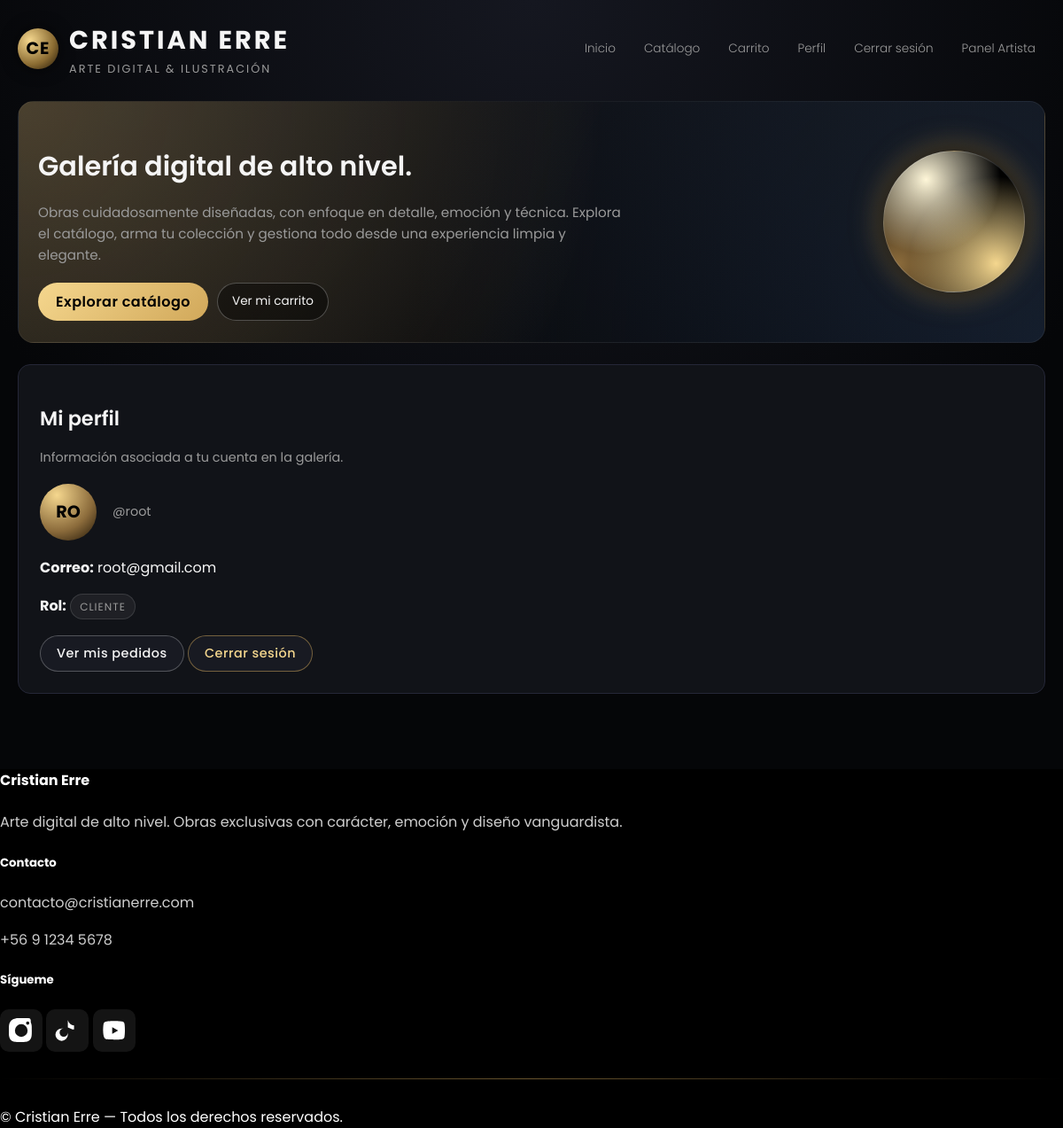
Page /usuarios/perfil/ (signed in) on the committed database.
### usuarios/models.py (models this page shows, shortened)
class Usuario(AbstractUser):
    class Roles(models.TextChoices):
        ADMIN = 'ADMIN', 'Administrador'
        CLIENTE = 'CLIENTE', 'Cliente'
    email = models.EmailField('correo electrónico', unique=True)
    rol = models.CharField(
        max_length=20,
        choices=Roles.choices,
        default=Roles.CLIENTE,
        verbose_name='rol'
    )

### usuarios/views.py (the view)
# urls.py: path("perfil/", views.perfil_view, name="perfil"),
@login_required
def perfil_view(request):
    usuario = request.user
    return render(request, 'usuarios/perfil.html', {'usuario': usuario})

### usuarios/templates/usuarios/perfil.html (shortened to what this page needs)
{% extends 'core/base.html' %}
{% block content %}
<div class="card">
    <h2 class="page-title">Mi perfil</h2>
    <p class="page-subtitle">Información asociada a tu cuenta en la galería.</p>
    <div style="display:flex; align-items:center; gap:18px; margin-top:10px; margin-bottom:18px;">
        <div style="
            width:64px; height:64px; border-radius:50%;
            background:radial-gradient(circle at 30% 20%, #f5d78e, #8b6b3b 60%, #1c1205 100%);
            display:flex; align-items:center; justify-content:center;
            font-weight:700; font-size:1.2rem; color:#000;">
            {{ usuario.username|slice:":2"|upper }}
        </div>
        <div>
            <div style="font-size:0.9rem; color:var(--text-muted);">@{{ usuario.username }}</div>
        </div>
    </div>
    <p><strong>Correo:</strong> {{ usuario.email }}</p>
    <p>
        <strong>Rol:</strong>
        <span class="pill">{{ usuario.get_rol_display }}</span>
    </p>
    <div style="margin-top:18px;">
        <a class="btn-secondary btn" href="/pedidos/mis-pedidos/">Ver mis pedidos</a>
        <a class="btn" href="{% url 'logout' %}">Cerrar sesión</a>
    </div>
</div>
{% endblock %}

### core/templates/core/base.html (style rules this page uses)
:root { --bg-main: #050608; --bg-card: #111318; --bg-card-soft: #171922; --border-soft: #252737; --accent-gold: #d1a85a; --accent-gold-soft: rgba(209, 168, 90, 0.5); --accent-gold-strong: #f5d78e; --text-main: #f5f5f5; --text-muted: #9a9a9a; --danger: #ff6b6b; }
* { box-sizing: border-box; }
body { font-family: 'Poppins', sans-serif; max-width: 1200px; margin: 0 auto; padding: 0; background: radial-gradient(circle at top, #151720 0, #050608 50%); color: var(--text-main); line-height: 1.6; overflow-x: hidden; }
a { color: var(--accent-gold-strong); }
.page-title { font-size: 1.4rem; font-weight: 600; margin-bottom: 6px; }
.page-subtitle { font-size: 0.9rem; color: var(--text-muted); margin-bottom: 18px; }
.card { background: var(--bg-card); border: 1px solid var(--border-soft); padding: 24px; border-radius: 14px; margin-bottom: 24px; transition: 0.3s ease; }
.btn { display: inline-block; padding: 8px 18px; border-radius: 999px; background: #181a22; border: 1px solid var(--accent-gold-soft); color: var(--accent-gold-strong); text-decoration: none; font-weight: 500; letter-spacing: 0.5px; cursor: pointer; transition: 0.25s ease; font-size: 0.9rem; }
.btn-secondary { border-color: rgba(255,255,255,0.25); color: var(--text-main); }
.pill { display: inline-block; padding: 4px 10px; border-radius: 999px; background: rgba(255,255,255,0.06); border: 1px solid rgba(255,255,255,0.12); font-size: 0.75rem; color: var(--text-muted); text-transform: uppercase; letter-spacing: 1px; }

### rows in the picture
Usuario: username "RO", username "root", email "root@gmail.com", rol "CLIENTE"
